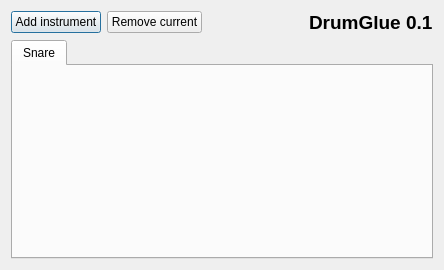
<ui version="4.0" >
 <class>DrumGlueBase</class>
 <widget class="QDialog" name="DrumGlueBase" >
  <property name="geometry" >
   <rect>
    <x>0</x>
    <y>0</y>
    <width>444</width>
    <height>270</height>
   </rect>
  </property>
  <property name="windowTitle" >
   <string>Drumglue - midi filter</string>
  </property>
  <layout class="QGridLayout" >
   <item row="0" column="0" >
    <layout class="QVBoxLayout" >
     <item>
      <layout class="QHBoxLayout" >
       <item>
        <widget class="QPushButton" name="addInstrumentButton" >
         <property name="text" >
          <string>Add instrument</string>
         </property>
        </widget>
       </item>
       <item>
        <widget class="QPushButton" name="pushButton" >
         <property name="text" >
          <string>Remove current</string>
         </property>
        </widget>
       </item>
       <item>
        <spacer>
         <property name="orientation" >
          <enum>Qt::Horizontal</enum>
         </property>
         <property name="sizeHint" >
          <size>
           <width>40</width>
           <height>20</height>
          </size>
         </property>
        </spacer>
       </item>
       <item>
        <widget class="QLabel" name="label" >
         <property name="font" >
          <font>
           <family>Arial</family>
           <pointsize>14</pointsize>
           <weight>75</weight>
           <bold>true</bold>
          </font>
         </property>
         <property name="text" >
          <string>DrumGlue 0.1</string>
         </property>
        </widget>
       </item>
      </layout>
     </item>
     <item>
      <widget class="QTabWidget" name="instrumentsTabWidget" >
       <property name="tabPosition" >
        <enum>QTabWidget::North</enum>
       </property>
       <property name="tabShape" >
        <enum>QTabWidget::Rounded</enum>
       </property>
       <property name="currentIndex" >
        <number>0</number>
       </property>
       <property name="elideMode" >
        <enum>Qt::ElideLeft</enum>
       </property>
       <widget class="QWidget" name="Tab1" >
        <attribute name="title" >
         <string>Snare</string>
        </attribute>
       </widget>
      </widget>
     </item>
    </layout>
   </item>
  </layout>
 </widget>
 <resources/>
 <connections/>
</ui>
